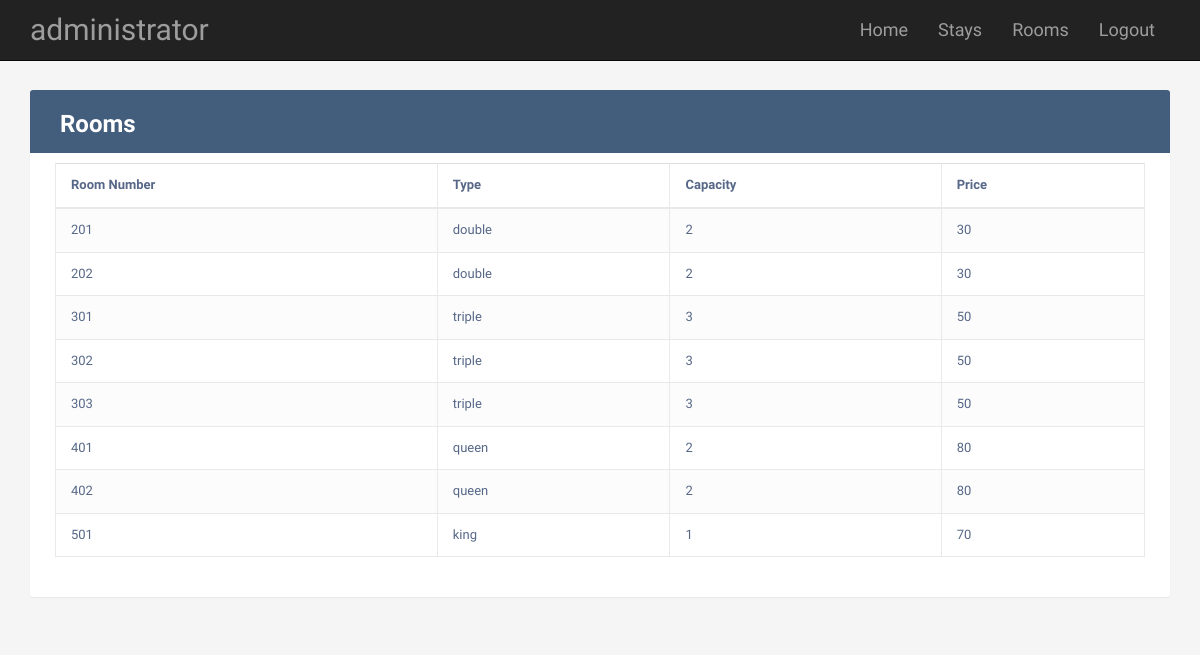
Page /rooms.php (signed in) on the committed database.
### tables this page shows
CREATE TABLE `room` (
  `roomPK` int(11) NOT NULL,
  `type` varchar(25) NOT NULL,
  `capacity` int(11) NOT NULL,
  `roomNo` int(11) NOT NULL,
  `price` int(11) NOT NULL
);

### rooms.php (the view, shortened to what this page needs)
<!DOCTYPE html>
<html lang="en">
    <head>
        <link rel="stylesheet" href="https://maxcdn.bootstrapcdn.com/font-awesome/4.7.0/css/font-awesome.min.css">
        <link rel="stylesheet" href="https://maxcdn.bootstrapcdn.com/bootstrap/3.3.7/css/bootstrap.min.css">
        <link href="css/main.css" rel="stylesheet" type="text/css" />
        <link href="css/navbar.css" rel="stylesheet" type="text/css" />
    </head>
    <body>
        <?php include "navbar.php"; ?>
        <div class="container">
            <div class="table-wrapper">
                <div class="table-title">
                    <div class="row">
                        <div class="col-sm-6">
                            <h2><b>Rooms</b></h2>
                        </div>
                    </div>
                </div>
                <table>
                    <?php
                    require_once "config.php";
                    $sql = "SELECT * FROM room";
                    if($result = mysqli_query($db, $sql)){
                        if(mysqli_num_rows($result) > 0){
                            echo "<table class='table table-bordered table-striped'>";
                            echo "<thead>";
                            echo "<tr>";
                            echo "<th>Room Number</th>";
                            echo "<th>Type</th>";
                            echo "<th>Capacity</th>";
                            echo "<th>Price</th>";
                            echo "</tr>";
                            echo "</thead>";
                            echo "<tbody>";
                            while($row = mysqli_fetch_array($result)){
                                echo "<tr>";
                                echo "<td>" . $row['roomNo'] . "</td>";
                                echo "<td>" . $row['type'] . "</td>";
                                echo "<td>" . $row['capacity'] . "</td>";
                                echo "<td>" . $row['price'] . "</td>";
                                echo "</tr>";
                            }
                            echo "</tbody>";
                            echo "</table>";
                        } else{
                            echo "<p class='lead'><em>No records were found.</em></p>";
                        }
                    } else{
                        echo "ERROR: Could not able to execute $sql. " . mysqli_error($db);
                    }
                    ?>
                </table>
            </div>
        </div>
    </body>
</html>

### navbar.php (shortened to what this page needs)
   <nav class="navbar navbar-inverse navbar-fixed-top">
    <div class="container">
        <div class="navbar-header">
            <a class="navbar-brand" href="#"><?php if(isset($_SESSION['username'])) : echo $_SESSION['username']; endif ?></a>
        </div>
        <div class="collapse navbar-collapse">
            <ul class="nav navbar-nav pull-right">
                <li><a href="index.php">Home</a></li>
                <li><a href="stays.php">Stays</a></li>
                <li><a href="rooms.php">Rooms</a></li>
                <li><a href="index.php?logout='1'">Logout</a></li>
            </ul>
        </div>
    </div>
</nav>

### css/main.css (style rules this page uses)
body { color: #566787; background: #f5f5f5; font-family: 'Varela Round', sans-serif; font-size: 13px; }
.table-wrapper { background: #fff; padding: 20px 25px; margin: 30px 0; border-radius: 3px; box-shadow: 0 1px 1px rgba(0,0,0,.05); }
.table-title { padding-bottom: 15px; background: #435d7d; color: #fff; padding: 16px 30px; margin: -20px -25px 10px; border-radius: 3px 3px 0 0; }
.table-title h2 { margin: 5px 0 0; font-size: 24px; }
table.table tr th, table.table tr td { border-color: #e9e9e9; padding: 12px 15px; vertical-align: middle; }
table.table-striped tbody tr:nth-of-type(odd) { background-color: #fcfcfc; }

### css/navbar.css (style rules this page uses)
body { padding-top: 60px; }

### rows in the picture
room: roomNo "201", type "double", capacity "2", price "30"
room: roomNo "202", type "double", capacity "2", price "30"
room: roomNo "301", type "triple", capacity "3", price "50"
room: roomNo "302", type "triple", capacity "3", price "50"
room: roomNo "303", type "triple", capacity "3", price "50"
room: roomNo "401", type "queen", capacity "2", price "80"
room: roomNo "402", type "queen", capacity "2", price "80"
room: roomNo "501", type "king", capacity "1", price "70"

### other values in the picture
$_SESSION['username'] "administrator"
